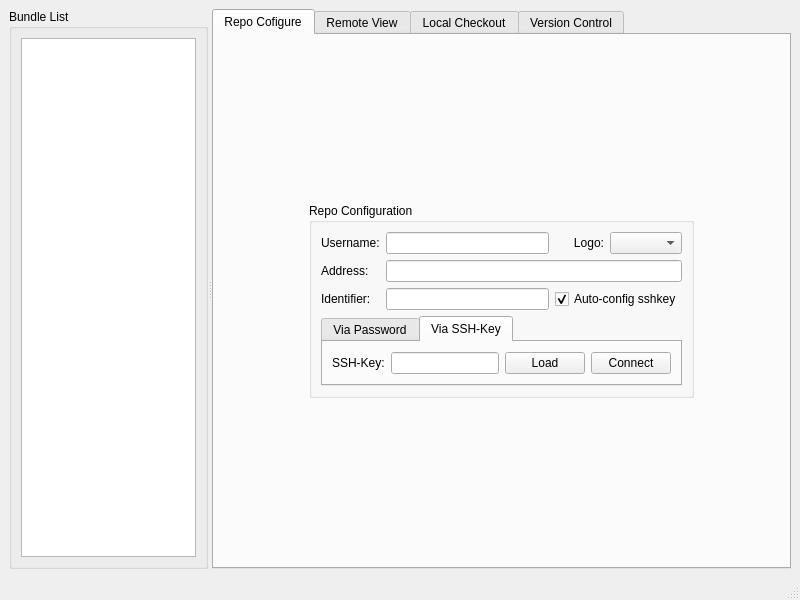
<?xml version="1.0" encoding="UTF-8"?>
<ui version="4.0">
 <class>MainWindow</class>
 <widget class="QMainWindow" name="MainWindow">
  <property name="geometry">
   <rect>
    <x>0</x>
    <y>0</y>
    <width>800</width>
    <height>600</height>
   </rect>
  </property>
  <property name="windowTitle">
   <string>SalVatioN</string>
  </property>
  <widget class="QWidget" name="centralwidget">
   <layout class="QGridLayout" name="gridLayout_centralWidget">
    <item row="0" column="0">
     <widget class="QSplitter" name="splitter">
      <property name="sizePolicy">
       <sizepolicy hsizetype="Expanding" vsizetype="Expanding">
        <horstretch>0</horstretch>
        <verstretch>0</verstretch>
       </sizepolicy>
      </property>
      <property name="orientation">
       <enum>Qt::Horizontal</enum>
      </property>
      <widget class="QGroupBox" name="groupBox_repos">
       <property name="sizePolicy">
        <sizepolicy hsizetype="Expanding" vsizetype="Expanding">
         <horstretch>1</horstretch>
         <verstretch>0</verstretch>
        </sizepolicy>
       </property>
       <property name="title">
        <string>Bundle List</string>
       </property>
       <layout class="QVBoxLayout" name="verticalLayout">
        <property name="spacing">
         <number>6</number>
        </property>
        <item>
         <widget class="QListWidget" name="listWidget_repos">
          <property name="minimumSize">
           <size>
            <width>100</width>
            <height>0</height>
           </size>
          </property>
          <property name="focusPolicy">
           <enum>Qt::ClickFocus</enum>
          </property>
         </widget>
        </item>
       </layout>
      </widget>
      <widget class="QTabWidget" name="tabWidget">
       <property name="sizePolicy">
        <sizepolicy hsizetype="Expanding" vsizetype="Expanding">
         <horstretch>2</horstretch>
         <verstretch>0</verstretch>
        </sizepolicy>
       </property>
       <property name="currentIndex">
        <number>0</number>
       </property>
       <widget class="QWidget" name="tab_repoConfig">
        <attribute name="title">
         <string>Repo Cofigure</string>
        </attribute>
        <layout class="QGridLayout" name="gridLayout_tabConfig">
         <item row="0" column="0">
          <widget class="QGroupBox" name="groupBox_login">
           <property name="sizePolicy">
            <sizepolicy hsizetype="Fixed" vsizetype="Fixed">
             <horstretch>0</horstretch>
             <verstretch>0</verstretch>
            </sizepolicy>
           </property>
           <property name="title">
            <string>Repo Configuration</string>
           </property>
           <property name="flat">
            <bool>false</bool>
           </property>
           <layout class="QGridLayout" name="gridLayout">
            <item row="2" column="2" colspan="2">
             <widget class="QCheckBox" name="checkBox_configssh">
              <property name="text">
               <string>Auto-config sshkey</string>
              </property>
              <property name="checked">
               <bool>true</bool>
              </property>
             </widget>
            </item>
            <item row="2" column="1">
             <widget class="QLineEdit" name="lineEdit_alias"/>
            </item>
            <item row="3" column="0" colspan="4">
             <widget class="QTabWidget" name="tabWidget_login">
              <property name="sizePolicy">
               <sizepolicy hsizetype="Expanding" vsizetype="Fixed">
                <horstretch>0</horstretch>
                <verstretch>0</verstretch>
               </sizepolicy>
              </property>
              <property name="currentIndex">
               <number>1</number>
              </property>
              <widget class="QWidget" name="tab_password">
               <attribute name="title">
                <string>Via Password</string>
               </attribute>
               <layout class="QHBoxLayout" name="horizontalLayout_tabPassword">
                <item>
                 <widget class="QLabel" name="label_password">
                  <property name="text">
                   <string>Password:</string>
                  </property>
                  <property name="wordWrap">
                   <bool>false</bool>
                  </property>
                 </widget>
                </item>
                <item>
                 <widget class="QLineEdit" name="lineEdit_password">
                  <property name="inputMask">
                   <string/>
                  </property>
                  <property name="text">
                   <string/>
                  </property>
                  <property name="echoMode">
                   <enum>QLineEdit::Password</enum>
                  </property>
                 </widget>
                </item>
                <item>
                 <widget class="QPushButton" name="pushButton_loginPassword">
                  <property name="text">
                   <string>Connect</string>
                  </property>
                 </widget>
                </item>
               </layout>
              </widget>
              <widget class="QWidget" name="tab_sshkey">
               <attribute name="title">
                <string>Via SSH-Key</string>
               </attribute>
               <layout class="QHBoxLayout" name="horizontalLayout_tabSshkey">
                <item>
                 <widget class="QLabel" name="label_sshkey">
                  <property name="text">
                   <string>SSH-Key:</string>
                  </property>
                 </widget>
                </item>
                <item>
                 <widget class="QLineEdit" name="lineEdit_sshkey"/>
                </item>
                <item>
                 <widget class="QPushButton" name="pushButton_loadKey">
                  <property name="text">
                   <string>Load</string>
                  </property>
                 </widget>
                </item>
                <item>
                 <widget class="QPushButton" name="pushButton_loginKey">
                  <property name="text">
                   <string>Connect</string>
                  </property>
                 </widget>
                </item>
               </layout>
              </widget>
             </widget>
            </item>
            <item row="1" column="1" colspan="3">
             <widget class="QLineEdit" name="lineEdit_address">
              <property name="text">
               <string/>
              </property>
             </widget>
            </item>
            <item row="2" column="0">
             <widget class="QLabel" name="label_alias">
              <property name="text">
               <string>Identifier:</string>
              </property>
             </widget>
            </item>
            <item row="1" column="0">
             <widget class="QLabel" name="label_address">
              <property name="text">
               <string>Address:</string>
              </property>
             </widget>
            </item>
            <item row="0" column="0">
             <widget class="QLabel" name="label_username">
              <property name="text">
               <string>Username:</string>
              </property>
             </widget>
            </item>
            <item row="0" column="2">
             <widget class="QLabel" name="label_logo">
              <property name="text">
               <string>Logo:</string>
              </property>
              <property name="alignment">
               <set>Qt::AlignRight|Qt::AlignTrailing|Qt::AlignVCenter</set>
              </property>
             </widget>
            </item>
            <item row="0" column="3">
             <widget class="QComboBox" name="comboBox_logo">
              <property name="currentIndex">
               <number>-1</number>
              </property>
             </widget>
            </item>
            <item row="0" column="1">
             <widget class="QLineEdit" name="lineEdit_username">
              <property name="inputMask">
               <string/>
              </property>
             </widget>
            </item>
           </layout>
          </widget>
         </item>
        </layout>
       </widget>
       <widget class="QWidget" name="tab_remoteSvn">
        <attribute name="title">
         <string>Remote View</string>
        </attribute>
        <layout class="QVBoxLayout" name="verticalLayout_remoteSvn">
         <item>
          <widget class="QLabel" name="label_remotePath">
           <property name="text">
            <string>[Root]</string>
           </property>
          </widget>
         </item>
         <item>
          <widget class="QTreeView" name="treeView_remoteSvn">
           <property name="sizePolicy">
            <sizepolicy hsizetype="Preferred" vsizetype="Expanding">
             <horstretch>0</horstretch>
             <verstretch>0</verstretch>
            </sizepolicy>
           </property>
           <property name="verticalScrollBarPolicy">
            <enum>Qt::ScrollBarAsNeeded</enum>
           </property>
           <property name="horizontalScrollBarPolicy">
            <enum>Qt::ScrollBarAsNeeded</enum>
           </property>
           <property name="autoScrollMargin">
            <number>16</number>
           </property>
           <property name="horizontalScrollMode">
            <enum>QAbstractItemView::ScrollPerPixel</enum>
           </property>
           <property name="indentation">
            <number>20</number>
           </property>
           <attribute name="headerCascadingSectionResizes">
            <bool>false</bool>
           </attribute>
           <attribute name="headerMinimumSectionSize">
            <number>60</number>
           </attribute>
           <attribute name="headerDefaultSectionSize">
            <number>100</number>
           </attribute>
           <attribute name="headerStretchLastSection">
            <bool>true</bool>
           </attribute>
          </widget>
         </item>
        </layout>
       </widget>
       <widget class="QWidget" name="tab_localSvn">
        <attribute name="title">
         <string>Local Checkout</string>
        </attribute>
        <layout class="QVBoxLayout" name="verticalLayout_localSvn">
         <item>
          <widget class="QComboBox" name="comboBox_localCos"/>
         </item>
         <item>
          <widget class="QLabel" name="label_localCos">
           <property name="text">
            <string>Local Checkouts:</string>
           </property>
          </widget>
         </item>
         <item>
          <widget class="QTreeView" name="treeView_localSvn"/>
         </item>
        </layout>
       </widget>
       <widget class="QWidget" name="tab_verionCtrl">
        <attribute name="title">
         <string>Version Control</string>
        </attribute>
       </widget>
      </widget>
     </widget>
    </item>
   </layout>
  </widget>
  <widget class="QMenuBar" name="menubar">
   <property name="geometry">
    <rect>
     <x>0</x>
     <y>0</y>
     <width>800</width>
     <height>22</height>
    </rect>
   </property>
  </widget>
  <widget class="QStatusBar" name="statusbar">
   <property name="sizePolicy">
    <sizepolicy hsizetype="Expanding" vsizetype="Preferred">
     <horstretch>0</horstretch>
     <verstretch>0</verstretch>
    </sizepolicy>
   </property>
  </widget>
 </widget>
 <resources/>
 <connections/>
</ui>
